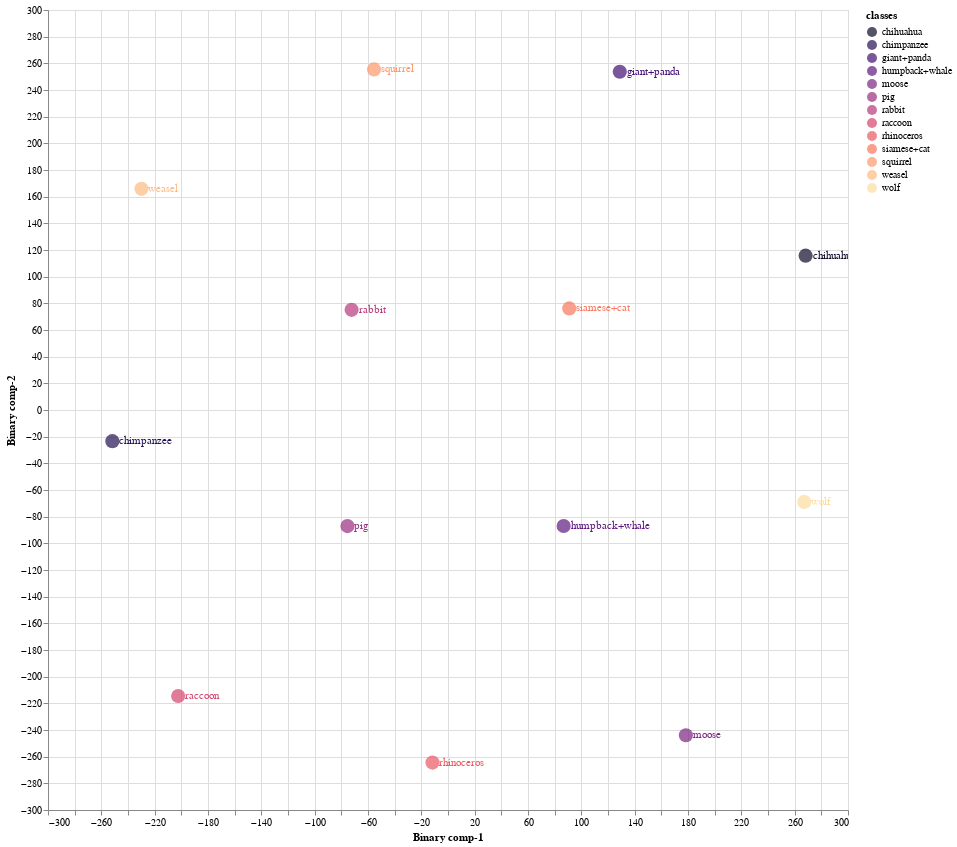
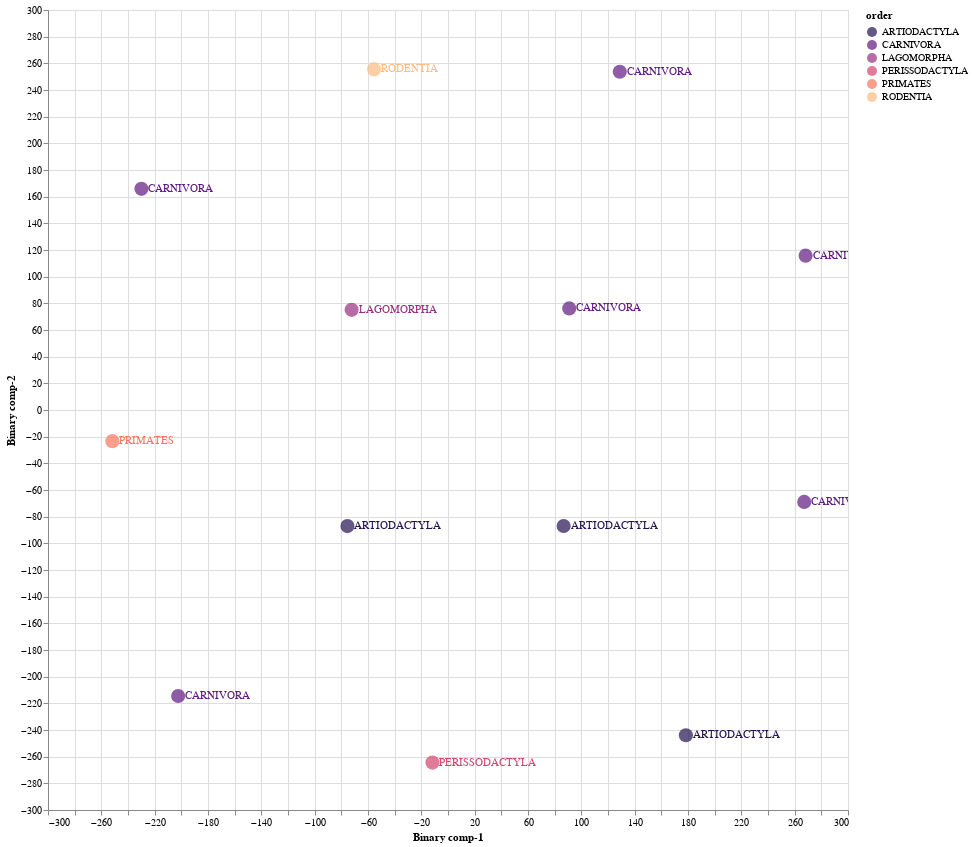

Notebook code cell kept with these figures, in order:
### Markdown cell above
### 7.3 Train Validation Split 03

### Code cell
CZSL(mode = 'Train', split = 3, penalty = 'l2', C = 1.0, solver = 'lbfgs', pred_type = 'Deterministic', dist_type = 'euclidean')

#mode
#1. "Train" - Use Train Val split
#2. "Test" - For Unseen Test Data

#split
# 1 -Train/Val Split 1
# 2 -Train/Val Split 2
# 3 -Train/Val Split 2

#pred_type
#1. "Probabilistic" - continous real numbers giving probability for prdiction to be 1
#2. "Deterministic" - 1 or 0 prediction values

#dist_type
#1. euclidean
#2. cosine
#3. hamming
#4. jaccard

### Figure 1 — Vega-Lite specification as saved in the notebook (floating-point values rounded to 4 significant figures)
{"config": {"view": {"continuousWidth": 400, "continuousHeight": 300}}, "layer": [{"mark": {"type": "circle", "size": 200}, "encoding": {"color": {"field": "classes", "scale": {"scheme": "Magma"}, "type": "nominal"}, "x": {"field": "Binary comp-1", "type": "quantitative"}, "y": {"field": "Binary comp-2", "type": "quantitative"}}, "height": 800, "selection": {"selector011": {"type": "interval", "bind": "scales", "encodings": ["x", "y"]}}, "width": 800}, {"mark": {"type": "text", "align": "left", "baseline": "middle", "dx": 7}, "encoding": {"color": {"field": "classes", "scale": {"scheme": "Magma"}, "type": "nominal"}, "text": {"field": "classes", "type": "nominal"}, "x": {"field": "Binary comp-1", "type": "quantitative"}, "y": {"field": "Binary comp-2", "type": "quantitative"}}, "height": 800, "width": 800}], "data": {"name": "data-cded488cd53aeea73ad37cf299430dd6"}, "$schema": "https://vega.github.io/schema/vega-lite/v4.17.0.json", "datasets": {"data-cded488cd53aeea73ad37cf299430dd6": [{"Binary comp-1": 90.93, "Binary comp-2": 76.18, "classes": "siamese+cat", "sciName": "Felis_catus", "animal_label": 10, "animal_class": "siamese+cat", "mainCommonName": "Domestic Cat", "otherCommonNames": "Cat", "class": "Mammalia", "infraclass": "Placentalia", "magnorder": "Boreoeutheria", "superorder": "Laurasiatheria", "order": "CARNIVORA", "suborder": "FELIFORMIA", "infraorder": "FELOIDEA", "parvorder": null, "superfamily": null, "family": "FELIDAE", "subfamily": "FELINAE", "tribe": null, "genus": "Felis"}, {"Binary comp-1": 178.4, "Binary comp-2": -243.9, "classes": "moose", "sciName": "Alces_alces", "animal_label": 16, "animal_class": "moose", "mainCommonName": "Moose", "otherCommonNames": "Elk|Eurasian Elk|Caucasian Moose", "class": "Mammalia", "infraclass": "Placentalia", "magnorder": "Boreoeutheria", "superorder": "Laurasiatheria", "order": "ARTIODACTYLA", "suborder": "RUMINANTIA", "infraorder": "PECORA", "parvorder": null, "superfamily": null, "family": "CERVIDAE", "subfamily": "CAPREOLINAE", "tribe": "ALCEINI", "genus": "Alces"}, {"Binary comp-1": 86.74, "Binary comp-2": -86.98, "classes": "humpback+whale", "sciName": "Megaptera_novaeangliae", "animal_label": 18, "animal_class": "humpback+whale", "mainCommonName": "Humpback Whale", "otherCommonNames": "Bunch Whale|Hump Whale|Hunchback Whale", "class": "Mammalia", "infraclass": "Placentalia", "magnorder": "Boreoeutheria", "superorder": "Laurasiatheria", "order": "ARTIODACTYLA", "suborder": "WHIPPOMORPHA", "infraorder": "CETACEA", "parvorder": "MYSTICETI", "superfamily": null, "family": "BALAENOPTERIDAE", "subfamily": null, "tribe": null, "genus": "Megaptera"}, {"Binary comp-1": -251.7, "Binary comp-2": -23.38, "classes": "chimpanzee", "sciName": "Pan_troglodytes", "animal_label": 25, "animal_class": "chimpanzee", "mainCommonName": "Chimpanzee", "otherCommonNames": "Chimpanzee|Common Chimpanzee|Robust Chimpanzee|Central Chimpanzee|Eastern Chimpanzee|Nigeria-Cameroon Chimpanzee|Western Chimpanzee", "class": "Mammalia", "infraclass": "Placentalia", "magnorder": "Boreoeutheria", "superorder": "Euarchontoglires", "order": "PRIMATES", "suborder": "HAPLORHINI", "infraorder": "SIMIIFORMES", "parvorder": "CATARRHINI", "superfamily": "HOMINOIDEA", "family": "HOMINIDAE", "subfamily": "HOMININAE", "tribe": null, "genus": "Pan"}, {"Binary comp-1": -55.5, "Binary comp-2": 255.4, "classes": "squirrel", "sciName": "Sciurus_aberti", "animal_label": 27, "animal_class": "squirrel", "mainCommonName": "Abert's Squirrel", "otherCommonNames": "Tassel-eared Squirrel|Kaibab Squirrel", "class": "Mammalia", "infraclass": "Placentalia", "magnorder": "Boreoeutheria", "superorder": "Euarchontoglires", "order": "RODENTIA", "suborder": "SCIUROMORPHA", "infraorder": null, "parvorder": null, "superfamily": null, "family": "SCIURIDAE", "subfamily": "SCIURINAE", "tribe": "SCIURINI", "genus": "Sciurus"}, {"Binary comp-1": -11.64, "Binary comp-2": -264.4, "classes": "rhinoceros", "sciName": "Rhinoceros_unicornis", "animal_label": 28, "animal_class": "rhinoceros", "mainCommonName": "Greater One-horned Rhinoceros", "otherCommonNames": "Indian Rhinoceros", "class": "Mammalia", "infraclass": "Placentalia", "magnorder": "Boreoeutheria", "superorder": "Laurasiatheria", "order": "PERISSODACTYLA", "suborder": "CERATOMORPHA", "infraorder": null, "parvorder": null, "superfamily": null, "family": "RHINOCEROTIDAE", "subfamily": null, "tribe": null, "genus": "Rhinoceros"}, {"Binary comp-1": -72.29, "Binary comp-2": 75.13, "classes": "rabbit", "sciName": "Pentalagus_furnessi", "animal_label": 29, "animal_class": "rabbit", "mainCommonName": "Amami Rabbit", "otherCommonNames": "Ryukyu Rabbit", "class": "Mammalia", "infraclass": "Placentalia", "magnorder": "Boreoeutheria", "superorder": "Euarchontoglires", "order": "LAGOMORPHA", "suborder": null, "infraorder": null, "parvorder": null, "superfamily": null, "family": "LEPORIDAE", "subfamily": null, "tribe": null, "genus": "Pentalagus"}, {"Binary comp-1": 267.2, "Binary comp-2": -68.95, "classes": "wolf", "sciName": "Canis_lupus", "animal_label": 32, "animal_class": "wolf", "mainCommonName": "Gray Wolf", "otherCommonNames": "Wolf|Timber Wolf|Tundra Wolf|Arctic Wolf", "class": "Mammalia", "infraclass": "Placentalia", "magnorder": "Boreoeutheria", "superorder": "Laurasiatheria", "order": "CARNIVORA", "suborder": "CANIFORMIA", "infraorder": "CANOIDEA", "parvorder": null, "superfamily": null, "family": "CANIDAE", "subfamily": null, "tribe": null, "genus": "Canis"}, {"Binary comp-1": 268.2, "Binary comp-2": 115.7, "classes": "chihuahua", "sciName": "Canis_familiaris", "animal_label": 33, "animal_class": "chihuahua", "mainCommonName": "Domestic Dog", "otherCommonNames": "Dog|Dingo|Feral Dog|New Guinea Singing Dog|Village Dog", "class": "Mammalia", "infraclass": "Placentalia", "magnorder": "Boreoeutheria", "superorder": "Laurasiatheria", "order": "CARNIVORA", "suborder": "CANIFORMIA", "infraorder": "CANOIDEA", "parvorder": null, "superfamily": null, "family": "CANIDAE", "subfamily": null, "tribe": null, "genus": "Canis"}, {"Binary comp-1": -229.9, "Binary comp-2": 165.9, "classes": "weasel", "sciName": "Poecilogale_albinucha", "animal_label": 35, "animal_class": "weasel", "mainCommonName": "African Striped Weasel", "otherCommonNames": null, "class": "Mammalia", "infraclass": "Placentalia", "magnorder": "Boreoeutheria", "superorder": "Laurasiatheria", "order": "CARNIVORA", "suborder": "CANIFORMIA", "infraorder": "ARCTOIDEA", "parvorder": null, "superfamily": "MUSTELOIDEA", "family": "MUSTELIDAE", "subfamily": "ICTONYCHINAE", "tribe": null, "genus": "Poecilogale"}, {"Binary comp-1": 128.8, "Binary comp-2": 253.7, "classes": "giant+panda", "sciName": "Ailuropoda_melanoleuca", "animal_label": 39, "animal_class": "giant+panda", "mainCommonName": "Giant Panda", "otherCommonNames": "Da Xiong Mao", "class": "Mammalia", "infraclass": "Placentalia", "magnorder": "Boreoeutheria", "superorder": "Laurasiatheria", "order": "CARNIVORA", "suborder": "CANIFORMIA", "infraorder": "ARCTOIDEA", "parvorder": null, "superfamily": "URSOIDEA", "family": "URSIDAE", "subfamily": "AILUROPODINAE", "tribe": null, "genus": "Ailuropoda"}, {"Binary comp-1": -75.42, "Binary comp-2": -87.08, "classes": "pig", "sciName": "Sus_domesticus", "animal_label": 42, "animal_class": "pig", "mainCommonName": "Domestic Pig", "otherCommonNames": "Hog|Pig|Swine", "class": "Mammalia", "infraclass": "Placentalia", "magnorder": "Boreoeutheria", "superorder": "Laurasiatheria", "order": "ARTIODACTYLA", "suborder": "SUINA", "infraorder": null, "parvorder": null, "superfamily": null, "family": "SUIDAE", "subfamily": null, "tribe": null, "genus": "Sus"}, {"Binary comp-1": -202.4, "Binary comp-2": -214.5, "classes": "raccoon", "sciName": "Procyon_lotor", "animal_label": 48, "animal_class": "raccoon", "mainCommonName": "Northern Raccoon", "otherCommonNames": "Common Raccoon", "class": "Mammalia", "infraclass": "Placentalia", "magnorder": "Boreoeutheria", "superorder": "Laurasiatheria", "order": "CARNIVORA", "suborder": "CANIFORMIA", "infraorder": "ARCTOIDEA", "parvorder": null, "superfamily": "MUSTELOIDEA", "family": "PROCYONIDAE", "subfamily": null, "tribe": null, "genus": "Procyon"}]}}

### Figure 2 — Vega-Lite specification as saved in the notebook (floating-point values rounded to 4 significant figures)
{"config": {"view": {"continuousWidth": 400, "continuousHeight": 300}}, "layer": [{"mark": {"type": "circle", "size": 200}, "encoding": {"color": {"field": "order", "scale": {"scheme": "Magma"}, "type": "nominal"}, "x": {"field": "Binary comp-1", "type": "quantitative"}, "y": {"field": "Binary comp-2", "type": "quantitative"}}, "height": 800, "selection": {"selector012": {"type": "interval", "bind": "scales", "encodings": ["x", "y"]}}, "width": 800}, {"mark": {"type": "text", "align": "left", "baseline": "middle", "dx": 7}, "encoding": {"color": {"field": "order", "scale": {"scheme": "Magma"}, "type": "nominal"}, "text": {"field": "order", "type": "nominal"}, "x": {"field": "Binary comp-1", "type": "quantitative"}, "y": {"field": "Binary comp-2", "type": "quantitative"}}, "height": 800, "width": 800}], "data": {"name": "data-cded488cd53aeea73ad37cf299430dd6"}, "$schema": "https://vega.github.io/schema/vega-lite/v4.17.0.json", "datasets": {"data-cded488cd53aeea73ad37cf299430dd6": [{"Binary comp-1": 90.93, "Binary comp-2": 76.18, "classes": "siamese+cat", "sciName": "Felis_catus", "animal_label": 10, "animal_class": "siamese+cat", "mainCommonName": "Domestic Cat", "otherCommonNames": "Cat", "class": "Mammalia", "infraclass": "Placentalia", "magnorder": "Boreoeutheria", "superorder": "Laurasiatheria", "order": "CARNIVORA", "suborder": "FELIFORMIA", "infraorder": "FELOIDEA", "parvorder": null, "superfamily": null, "family": "FELIDAE", "subfamily": "FELINAE", "tribe": null, "genus": "Felis"}, {"Binary comp-1": 178.4, "Binary comp-2": -243.9, "classes": "moose", "sciName": "Alces_alces", "animal_label": 16, "animal_class": "moose", "mainCommonName": "Moose", "otherCommonNames": "Elk|Eurasian Elk|Caucasian Moose", "class": "Mammalia", "infraclass": "Placentalia", "magnorder": "Boreoeutheria", "superorder": "Laurasiatheria", "order": "ARTIODACTYLA", "suborder": "RUMINANTIA", "infraorder": "PECORA", "parvorder": null, "superfamily": null, "family": "CERVIDAE", "subfamily": "CAPREOLINAE", "tribe": "ALCEINI", "genus": "Alces"}, {"Binary comp-1": 86.74, "Binary comp-2": -86.98, "classes": "humpback+whale", "sciName": "Megaptera_novaeangliae", "animal_label": 18, "animal_class": "humpback+whale", "mainCommonName": "Humpback Whale", "otherCommonNames": "Bunch Whale|Hump Whale|Hunchback Whale", "class": "Mammalia", "infraclass": "Placentalia", "magnorder": "Boreoeutheria", "superorder": "Laurasiatheria", "order": "ARTIODACTYLA", "suborder": "WHIPPOMORPHA", "infraorder": "CETACEA", "parvorder": "MYSTICETI", "superfamily": null, "family": "BALAENOPTERIDAE", "subfamily": null, "tribe": null, "genus": "Megaptera"}, {"Binary comp-1": -251.7, "Binary comp-2": -23.38, "classes": "chimpanzee", "sciName": "Pan_troglodytes", "animal_label": 25, "animal_class": "chimpanzee", "mainCommonName": "Chimpanzee", "otherCommonNames": "Chimpanzee|Common Chimpanzee|Robust Chimpanzee|Central Chimpanzee|Eastern Chimpanzee|Nigeria-Cameroon Chimpanzee|Western Chimpanzee", "class": "Mammalia", "infraclass": "Placentalia", "magnorder": "Boreoeutheria", "superorder": "Euarchontoglires", "order": "PRIMATES", "suborder": "HAPLORHINI", "infraorder": "SIMIIFORMES", "parvorder": "CATARRHINI", "superfamily": "HOMINOIDEA", "family": "HOMINIDAE", "subfamily": "HOMININAE", "tribe": null, "genus": "Pan"}, {"Binary comp-1": -55.5, "Binary comp-2": 255.4, "classes": "squirrel", "sciName": "Sciurus_aberti", "animal_label": 27, "animal_class": "squirrel", "mainCommonName": "Abert's Squirrel", "otherCommonNames": "Tassel-eared Squirrel|Kaibab Squirrel", "class": "Mammalia", "infraclass": "Placentalia", "magnorder": "Boreoeutheria", "superorder": "Euarchontoglires", "order": "RODENTIA", "suborder": "SCIUROMORPHA", "infraorder": null, "parvorder": null, "superfamily": null, "family": "SCIURIDAE", "subfamily": "SCIURINAE", "tribe": "SCIURINI", "genus": "Sciurus"}, {"Binary comp-1": -11.64, "Binary comp-2": -264.4, "classes": "rhinoceros", "sciName": "Rhinoceros_unicornis", "animal_label": 28, "animal_class": "rhinoceros", "mainCommonName": "Greater One-horned Rhinoceros", "otherCommonNames": "Indian Rhinoceros", "class": "Mammalia", "infraclass": "Placentalia", "magnorder": "Boreoeutheria", "superorder": "Laurasiatheria", "order": "PERISSODACTYLA", "suborder": "CERATOMORPHA", "infraorder": null, "parvorder": null, "superfamily": null, "family": "RHINOCEROTIDAE", "subfamily": null, "tribe": null, "genus": "Rhinoceros"}, {"Binary comp-1": -72.29, "Binary comp-2": 75.13, "classes": "rabbit", "sciName": "Pentalagus_furnessi", "animal_label": 29, "animal_class": "rabbit", "mainCommonName": "Amami Rabbit", "otherCommonNames": "Ryukyu Rabbit", "class": "Mammalia", "infraclass": "Placentalia", "magnorder": "Boreoeutheria", "superorder": "Euarchontoglires", "order": "LAGOMORPHA", "suborder": null, "infraorder": null, "parvorder": null, "superfamily": null, "family": "LEPORIDAE", "subfamily": null, "tribe": null, "genus": "Pentalagus"}, {"Binary comp-1": 267.2, "Binary comp-2": -68.95, "classes": "wolf", "sciName": "Canis_lupus", "animal_label": 32, "animal_class": "wolf", "mainCommonName": "Gray Wolf", "otherCommonNames": "Wolf|Timber Wolf|Tundra Wolf|Arctic Wolf", "class": "Mammalia", "infraclass": "Placentalia", "magnorder": "Boreoeutheria", "superorder": "Laurasiatheria", "order": "CARNIVORA", "suborder": "CANIFORMIA", "infraorder": "CANOIDEA", "parvorder": null, "superfamily": null, "family": "CANIDAE", "subfamily": null, "tribe": null, "genus": "Canis"}, {"Binary comp-1": 268.2, "Binary comp-2": 115.7, "classes": "chihuahua", "sciName": "Canis_familiaris", "animal_label": 33, "animal_class": "chihuahua", "mainCommonName": "Domestic Dog", "otherCommonNames": "Dog|Dingo|Feral Dog|New Guinea Singing Dog|Village Dog", "class": "Mammalia", "infraclass": "Placentalia", "magnorder": "Boreoeutheria", "superorder": "Laurasiatheria", "order": "CARNIVORA", "suborder": "CANIFORMIA", "infraorder": "CANOIDEA", "parvorder": null, "superfamily": null, "family": "CANIDAE", "subfamily": null, "tribe": null, "genus": "Canis"}, {"Binary comp-1": -229.9, "Binary comp-2": 165.9, "classes": "weasel", "sciName": "Poecilogale_albinucha", "animal_label": 35, "animal_class": "weasel", "mainCommonName": "African Striped Weasel", "otherCommonNames": null, "class": "Mammalia", "infraclass": "Placentalia", "magnorder": "Boreoeutheria", "superorder": "Laurasiatheria", "order": "CARNIVORA", "suborder": "CANIFORMIA", "infraorder": "ARCTOIDEA", "parvorder": null, "superfamily": "MUSTELOIDEA", "family": "MUSTELIDAE", "subfamily": "ICTONYCHINAE", "tribe": null, "genus": "Poecilogale"}, {"Binary comp-1": 128.8, "Binary comp-2": 253.7, "classes": "giant+panda", "sciName": "Ailuropoda_melanoleuca", "animal_label": 39, "animal_class": "giant+panda", "mainCommonName": "Giant Panda", "otherCommonNames": "Da Xiong Mao", "class": "Mammalia", "infraclass": "Placentalia", "magnorder": "Boreoeutheria", "superorder": "Laurasiatheria", "order": "CARNIVORA", "suborder": "CANIFORMIA", "infraorder": "ARCTOIDEA", "parvorder": null, "superfamily": "URSOIDEA", "family": "URSIDAE", "subfamily": "AILUROPODINAE", "tribe": null, "genus": "Ailuropoda"}, {"Binary comp-1": -75.42, "Binary comp-2": -87.08, "classes": "pig", "sciName": "Sus_domesticus", "animal_label": 42, "animal_class": "pig", "mainCommonName": "Domestic Pig", "otherCommonNames": "Hog|Pig|Swine", "class": "Mammalia", "infraclass": "Placentalia", "magnorder": "Boreoeutheria", "superorder": "Laurasiatheria", "order": "ARTIODACTYLA", "suborder": "SUINA", "infraorder": null, "parvorder": null, "superfamily": null, "family": "SUIDAE", "subfamily": null, "tribe": null, "genus": "Sus"}, {"Binary comp-1": -202.4, "Binary comp-2": -214.5, "classes": "raccoon", "sciName": "Procyon_lotor", "animal_label": 48, "animal_class": "raccoon", "mainCommonName": "Northern Raccoon", "otherCommonNames": "Common Raccoon", "class": "Mammalia", "infraclass": "Placentalia", "magnorder": "Boreoeutheria", "superorder": "Laurasiatheria", "order": "CARNIVORA", "suborder": "CANIFORMIA", "infraorder": "ARCTOIDEA", "parvorder": null, "superfamily": "MUSTELOIDEA", "family": "PROCYONIDAE", "subfamily": null, "tribe": null, "genus": "Procyon"}]}}
